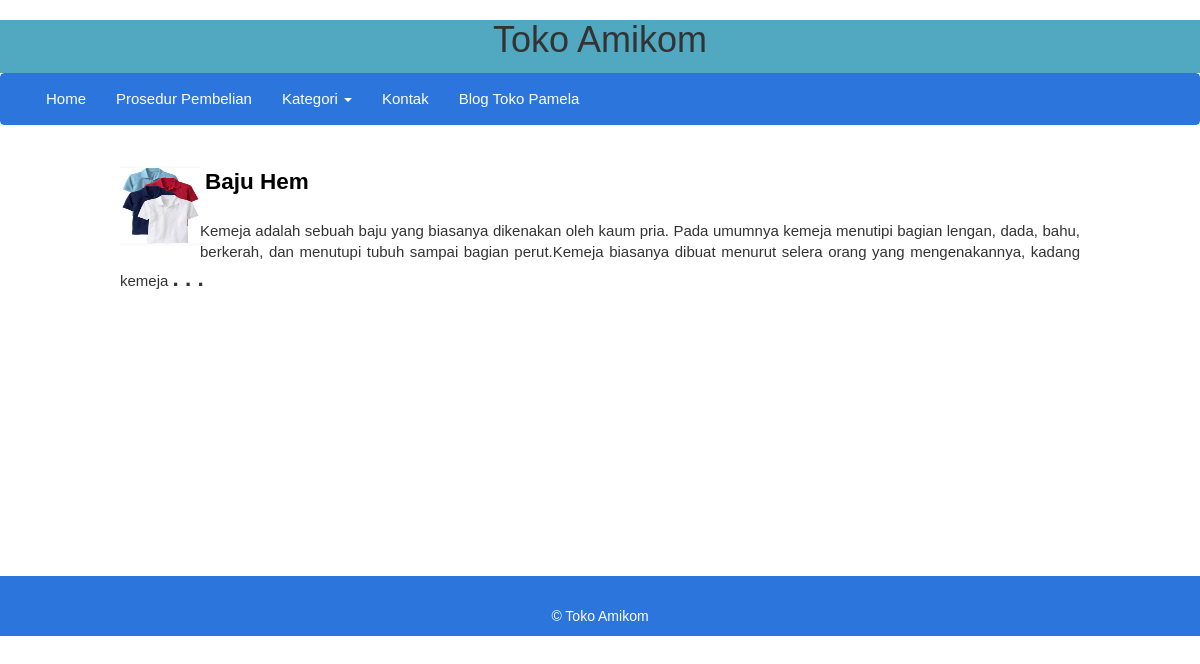
Screenshot of /blog.php with the database file from the repository.
### tables this page shows
CREATE TABLE `blog` (
  `id_post` int(11) NOT NULL,
  `foto_profil` varchar(100) NOT NULL,
  `judul_post` varchar(100) NOT NULL,
  `isi_post` text NOT NULL
);

### blog.php (the view, shortened to what this page needs)
<?php
include 'head.php';
$result = tampil_blog();
while ($a=mysqli_fetch_assoc($result)) {?>
<br>
<form action="" method="post">
			<div id="foto"><img width="80" height="80" src="img/<?php echo $a['foto_profil'];?>"></div>
			<div id="judul">
				<b><a href="blog_single.php?id=<?= $a['id_post'];?>">
				<?php echo $a['judul_post'];?></a></b>
			</div><br>
			<div id="isi"> <?php echo excerpt($a['isi_post']);?></div><br>
</form>
<?php } ?>
<?php
include 'foot.php';
?>

### akses/fungsi.php (shortened to what this page needs)
<?php
function tampil_blog(){
	global $link;
	$query = "SELECT * FROM blog";
	$result = mysqli_query($link,$query) or die ('Gagal menampilkan data barang');
	return $result;
}
function excerpt($string){
	$string = substr($string, 0, 250);
	return $string . " <b>. . . </b>";
}

### css/style.css (style rules this page uses)
* { padding: 0; margin: 0 auto; font-size: 15px; font-family: sans-serif; list-style: none; text-decoration: none; max-width: 100% !important; }

### blog.php (style rules this page uses)
#judul a { font-size: 1em; color: black; padding-left: 5px; text-decoration: none; }
b { font-size: 1.5em; }
#isi { text-align: justify; }
#foto { float: left; }

### rows the page displays
blog: foto_profil (picture), judul_post "Baju Hem", isi_post "Kemeja adalah sebuah baju yang biasanya dikenakan oleh kaum pria. Pada umumnya kemeja menutipi bagian lengan, dada, bahu, berkerah, dan menutupi tubuh sampai bagian perut.Kemeja biasanya dibuat menurut selera orang yang mengenakannya, kadang kemeja"
